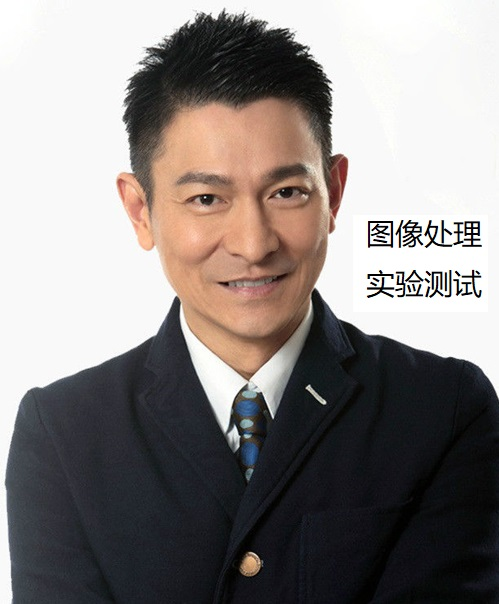
%> input picture lab6/17-刘德华.jpg, 499 x 604 px
$ octave lab6_a3.m   (GNU Octave 9; MATLAB toolbox functions it lacks are replaced by stand-ins)
%> lines starting %> are read from the running program, lines starting %| are printed output that depends on the picture; in (x1, y1, x2, y2) boxes, pixels count from 0 and x2, y2 are one past the last pixel; in counts of white or black regions, pixels touching at a corner belong together; the program's own positions count from 1
%在上一个实验（实验十七）处理结果的基础上，完成：
%对最大连通分量内部孔洞区域进行填充，并显示填充结果
%提取上述填充后图像的边界并显示

imag=imread('17-刘德华.jpg');
%> imag is the input picture: size 604x499x3 uint8; mean R, G, B 139.5, 133.9, 131.9
figure;imshow(imag);title('原图');
%二值化
G=imag(:,:,2);%选择G通道
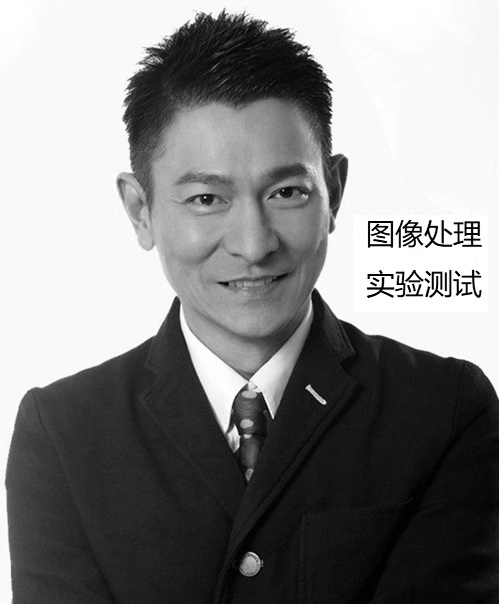
%> G: size 604x499 uint8; min 0, max 255, mean 133.9
thresh=234;%手动设置门限，大约为白色的灰度值
G_2=im2bw(G,thresh/255);%二值化
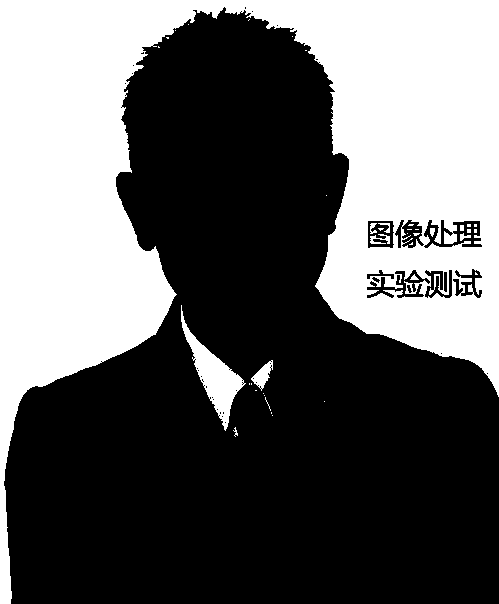
%> G_2: size 604x499 logical; 38.9% white; 40 white regions (29 under 20 px), largest, box (x1, y1, x2, y2) and area: (0, 0, 499, 604) 114204, (181, 305, 246, 431) 2213, (251, 360, 273, 391) 297
a=G_2<0.5;b=G_2>0.5;%得到0,1的索引
G_2(a)=1;G_2(b)=0;%将黑白倒转
%> after `G_2(a)=1`: G_2: size 604x499 logical; every value is 1
figure;imshow(G_2);title('二值化后的图像');

%连通分量提取
cc=bwconncomp(G_2)%连通分量数目
%> cc = 37 connected components
L=bwlabel(G_2,4);%为连通分量编号
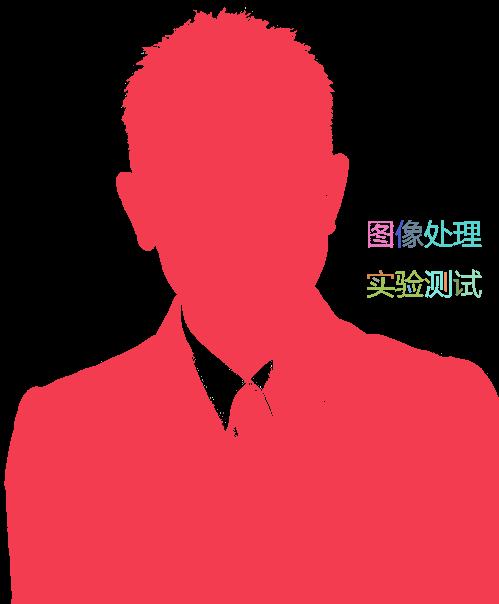
%> L: size 604x499 double; 61 distinct labels, from 0 to 60; one colour per label, 0 black
count=tabulate(L(:));%出现次数
%> count = 61 rows, first 12: [0 117213 38.89; 1 180874 60.01; 2 1 0.000332; 3 1 0.000332; 4 1 0.000332; 5 1 0.000332; 6 1 0.000332; 7 1 0.000332; 8 4 0.00133; 9 1 0.000332; 10 1 0.000332; 11 1 0.000332]
num=count(2:end,2); %各个连通分量中1出现的次数
%> num = 60 values, max 180874 at index 1, min 1 at index 2, mean 3069.7
index=find(num==max(num));%最大分量出现的位置
%> index = 1
M=(L==index);%输出最大连通分量
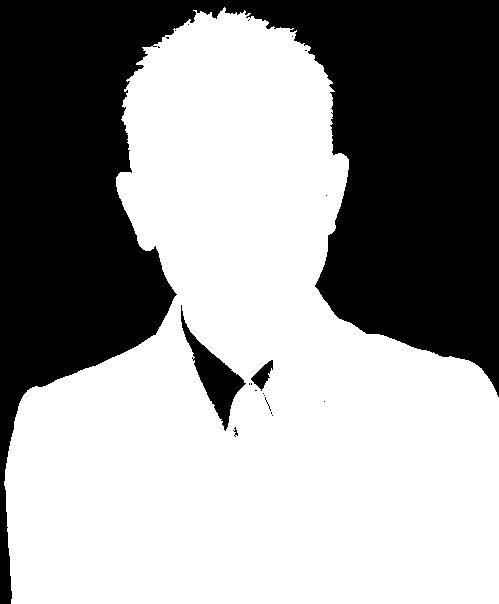
%> M: size 604x499 logical; 60% white; 21 black regions (17 under 20 px), largest, box (x1, y1, x2, y2) and area: (0, 0, 499, 604) 117911, (181, 305, 246, 431) 2241, (251, 360, 273, 391) 308, (233, 427, 238, 437) 20
figure;imshow(M);title('最大连通分量');

%孔洞填充和边界提取
f1=imfill(M,'holes');%填充孔洞
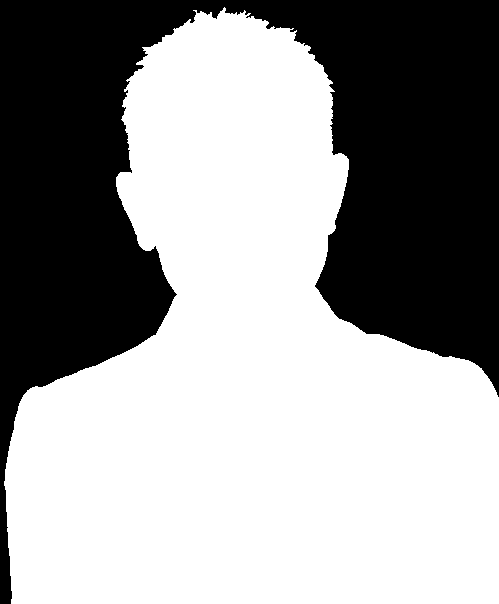
%> f1: size 604x499 logical; 60.9% white; 1 black region, box (x1, y1, x2, y2) and area: (0, 0, 499, 604) 117906
se=ones(3);%3*3模板
f2=imdilate(f1,se,'same');%膨胀操作
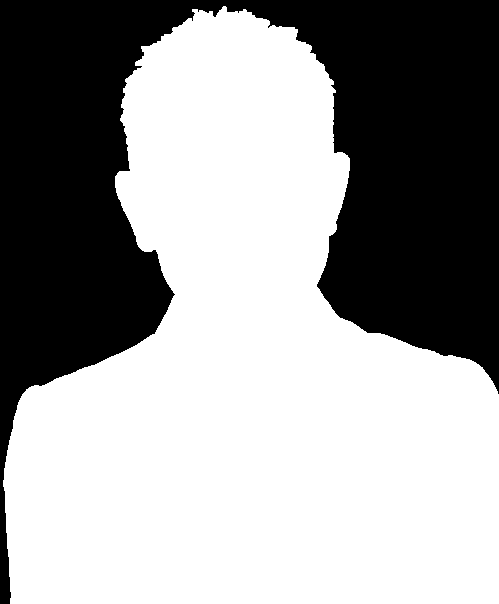
%> f2: size 604x499 logical; 61.5% white; 1 black region, box (x1, y1, x2, y2) and area: (0, 0, 499, 604) 115949
M_2=bwperim(f2);%提取边界
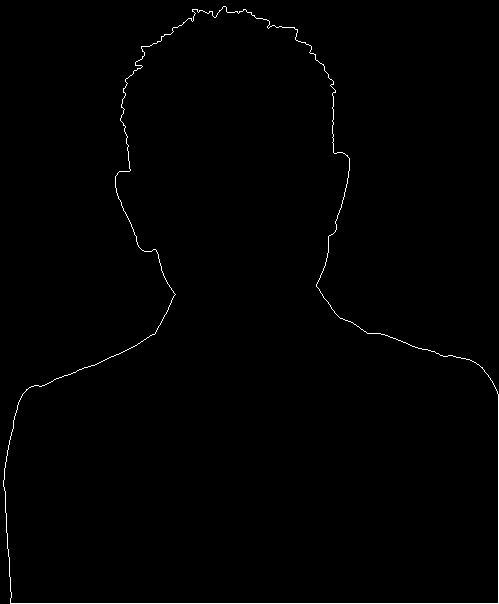
%> M_2: size 604x499 logical; 0.69% white in thin lines or dots
figure;imshow(f1);title('轮廓图');
figure;imshow(M_2);title('图像边界');
